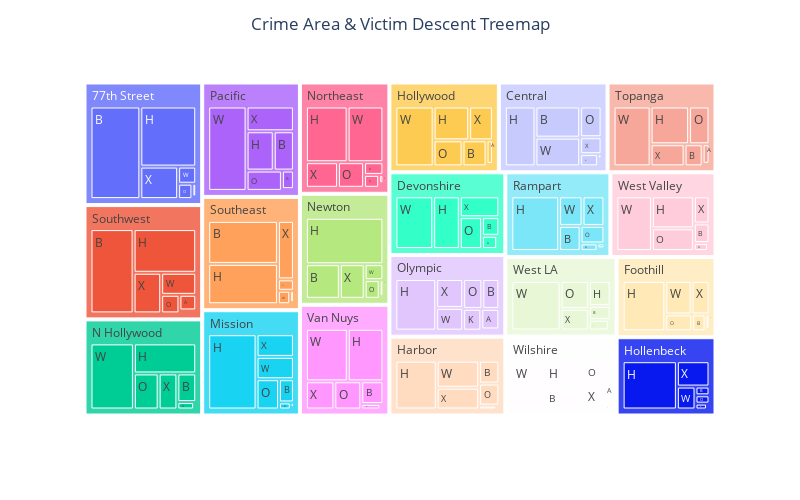

Notebook cell for this chart:
### Markdown cell above
##### Visualization 1: Understanding Crime distribution across people of different descent for different crime areas

### Code cell
# Reference code
# 1. Reference code : https://pandas-docs.github.io/pandas-docs-travis/user_guide/groupby.html
# 2. Reference code : https://plotly.com/python/treemaps/
df_ad_grp = df.groupby(['AREA NAME', 'Vict Descent']).count().reset_index().iloc[:,[0,1,2]]
df_ad = df_ad_grp.rename(columns={df_ad_grp.columns[0]: "Area", df_ad_grp.columns[1]: "Descent", df_ad_grp.columns[2]: "Count"})
fig = px.treemap(df_ad, path=['Area', 'Descent'],values='Count')
fig.update_layout(title="Crime Area & Victim Descent Treemap",width=800, height=500,title_x=0.5)
fig.show()

### Figure 1 — Plotly figure (JSON) as saved in the notebook; plotly's stock layout.template omitted (floating-point values rounded to 4 significant figures; data arrays with more than 128 entries replaced by an {"elided": "..."} marker saying what was removed)
{"data": [{"branchvalues": "total", "domain": {"x": [0, 1], "y": [0, 1]}, "hovertemplate": "labels=%{label}<br>Count=%{value}<br>parent=%{parent}<br>id=%{id}<extra></extra>", "ids": {"elided": "391 str values"}, "labels": {"elided": "391 str values"}, "name": "", "parents": {"elided": "391 str values"}, "type": "treemap", "values": {"elided": "391 int values"}}], "layout": {"height": 500, "legend": {"tracegroupgap": 0}, "margin": {"t": 60}, "title": {"text": "Crime Area & Victim Descent Treemap", "x": 0.5}, "width": 800}}
